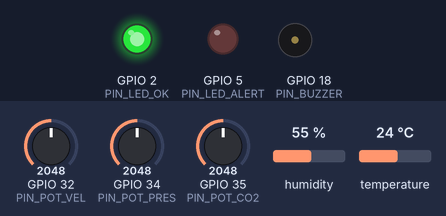
Bench run of a program on a simulated ESP32. Shown: output pins drawn as LEDs (lit = HIGH), buzzer (waves = sounding). The test bench sets the inputs (shaded band); at power-on: temperature 24 °C, GPIO 32 (PIN_POT_VEL) = 2048, GPIO 34 (PIN_POT_PRES) = 2048, GPIO 35 (PIN_POT_CO2) = 2048, humidity 55 %. WiFi joins after 1.5 s; servers stay silent unless stated; no MQTT or app messages arrive unless stated; what the program prints to the serial monitor is not drawn.

Above: at 4.3 s.
4.4 s: temperature set to 15.6 °C
17.0 s: temperature set to 14.3 °C
At 20.11 s:
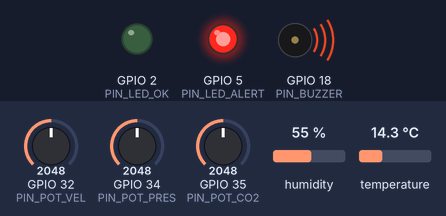
At 20.8 s:
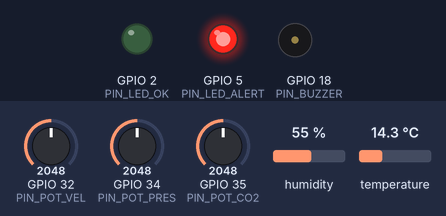
Timing chart, 0 to 81.7 s (numbered marks = the images above; inputs shaded):
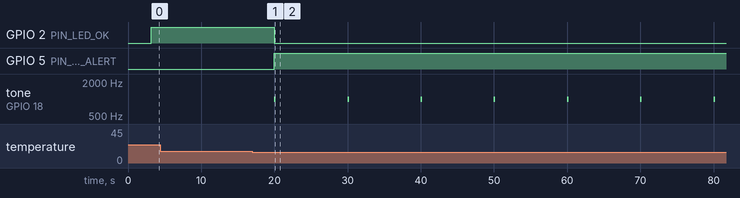

Measured:
- the behaviour switches between 15 and 14.9 °C on temperature (found by bisection; images 0 and 1)
- after the input at 17.0 s, GPIO 2 (PIN_LED_OK): HIGH → LOW after 3.0 s; GPIO 5 (PIN_LED_ALERT): LOW → HIGH after 3.0 s; tone on GPIO 18 (PIN_BUZZER): alternates 1000 Hz for 0.20 s and silent for 9.8 s, starting after 3.0 s

The program:

main.cpp
```cpp
/**
 * Dragon Capsule Telemetry System
 * GS 2026 - FIAP - Edge Computing & Computer Systems
 * Integração: ESP32 -> MQTT -> FIWARE (IoT Agent UL)
 */

#include <WiFi.h>
#include <PubSubClient.h>
#include <DHT.h>

// ===== Rede WiFi (Wokwi) =====
const char* WIFI_SSID     = "Wokwi-GUEST";
const char* WIFI_PASSWORD = "";

// ===== FIWARE / MQTT =====
const char* MQTT_BROKER = "35.199.64.218";
const int   MQTT_PORT   = 1883;

// Padrão FIWARE IoT Agent
const char* TOPIC_PUB = "/dragon2026/dragon001/attrs";

// ===== Pinos =====
#define PIN_DHT       4
#define PIN_POT_PRES  34
#define PIN_POT_CO2   35
#define PIN_POT_VEL   32
#define PIN_LED_OK    2
#define PIN_LED_ALERT 5
#define PIN_BUZZER    18

// ===== Limites de Alerta =====
#define TEMP_MAX  30.0
#define TEMP_MIN  15.0
#define PRES_MIN  950.0
#define PRES_MAX  1040.0
#define CO2_MAX   1500.0
#define VEL_MAX   8.5

DHT dht(PIN_DHT, DHT22);
WiFiClient espClient;
PubSubClient mqtt(espClient);

unsigned long ultimoEnvio = 0;

float lerPot(int pino, float minV, float maxV) {
  int raw = analogRead(pino);
  return minV + ((float)raw / 4095.0) * (maxV - minV);
}

void conectarMQTT() {
  while (!mqtt.connected()) {
    // Trava de segurança: se o WiFi cair, tenta reconectar primeiro
    if (WiFi.status() != WL_CONNECTED) {
      Serial.println("[Aviso] WiFi desconectado. Aguardando rede...");
      delay(1000);
      return;
    }

    Serial.print("[MQTT] Conectando ao FIWARE...");
    if (mqtt.connect("dragon-esp32")) {
      Serial.println(" OK!");
    } else {
      Serial.print(" falhou rc=");
      Serial.print(mqtt.state());
      Serial.println(" - tentando em 2s");
      delay(2000);
    }
  }
}

void setup() {
  Serial.begin(115200);
  delay(1500);

  Serial.println();
  Serial.println("====================================");
  Serial.println(" DRAGON CAPSULE - TELEMETRIA");
  Serial.println(" FIAP - GS 2026 - Edge Computing");
  Serial.println("====================================");

  pinMode(PIN_LED_OK, OUTPUT);
  pinMode(PIN_LED_ALERT, OUTPUT);
  pinMode(PIN_BUZZER, OUTPUT);
  dht.begin();

  Serial.print("[WiFi] Conectando");
  WiFi.begin(WIFI_SSID, WIFI_PASSWORD);
  while (WiFi.status() != WL_CONNECTED) {
    delay(400);
    Serial.print(".");
  }
  Serial.println(" CONECTADO!");
  Serial.print("[WiFi] IP: ");
  Serial.println(WiFi.localIP());

  mqtt.setServer(MQTT_BROKER, MQTT_PORT);
  conectarMQTT();

  digitalWrite(PIN_LED_OK, HIGH);
  Serial.println("[Sistema] PRONTO! Enviando telemetria...\n");
}

void loop() {
  if (!mqtt.connected()) conectarMQTT();
  mqtt.loop();

  if (millis() - ultimoEnvio < 10000) return;
  ultimoEnvio = millis();

  // ===== Leituras =====
  float temp = dht.readTemperature();
  float umid = dht.readHumidity();
  float pres = lerPot(PIN_POT_PRES, 940.0, 1050.0);
  float co2  = lerPot(PIN_POT_CO2,  300.0, 2500.0);
  float vel  = lerPot(PIN_POT_VEL,  6.5, 9.0);

  if (isnan(temp) || isnan(umid)) {
    Serial.println("[ERRO] Falha no DHT22");
    return;
  }

  // ===== Verifica anomalias =====
  bool alerta = false;
  String motivo = "";
  if (temp > TEMP_MAX || temp < TEMP_MIN) { alerta = true; motivo += "TEMP "; }
  if (pres > PRES_MAX || pres < PRES_MIN) { alerta = true; motivo += "PRES "; }
  if (co2 > CO2_MAX)                      { alerta = true; motivo += "CO2 "; }
  if (vel > VEL_MAX)                      { alerta = true; motivo += "VEL "; }

  // ===== Aciona LEDs e buzzer =====
  if (alerta) {
    digitalWrite(PIN_LED_OK, LOW);
    digitalWrite(PIN_LED_ALERT, HIGH);
    tone(PIN_BUZZER, 1000, 200);
  } else {
    digitalWrite(PIN_LED_OK, HIGH);
    digitalWrite(PIN_LED_ALERT, LOW);
    noTone(PIN_BUZZER);
  }

  // ===== Monta payload Ultralight 2.0 =====
  char payload[120];
  snprintf(payload, sizeof(payload),
    "t|%.1f|h|%.1f|p|%.1f|c|%.0f|v|%.2f",
    temp, umid, pres, co2, vel);

  mqtt.publish(TOPIC_PUB, payload);

  // ===== Serial Monitor =====
  Serial.println("------------------------------------");
  Serial.printf(" t=%lus  |  Status: %s\n", millis()/1000, alerta ? "ALERTA!" : "NORMAL");
  Serial.printf(" Temperatura : %.1f C\n", temp);
  Serial.printf(" Umidade     : %.1f %%\n", umid);
  Serial.printf(" Pressao     : %.1f hPa\n", pres);
  Serial.printf(" CO2         : %.0f ppm\n", co2);
  Serial.printf(" Velocidade  : %.2f km/s\n", vel);
  if (alerta) Serial.println(" >> ANOMALIA: " + motivo);
  Serial.println(" Enviado FIWARE: " + String(payload));
  Serial.println("------------------------------------");
}
```
